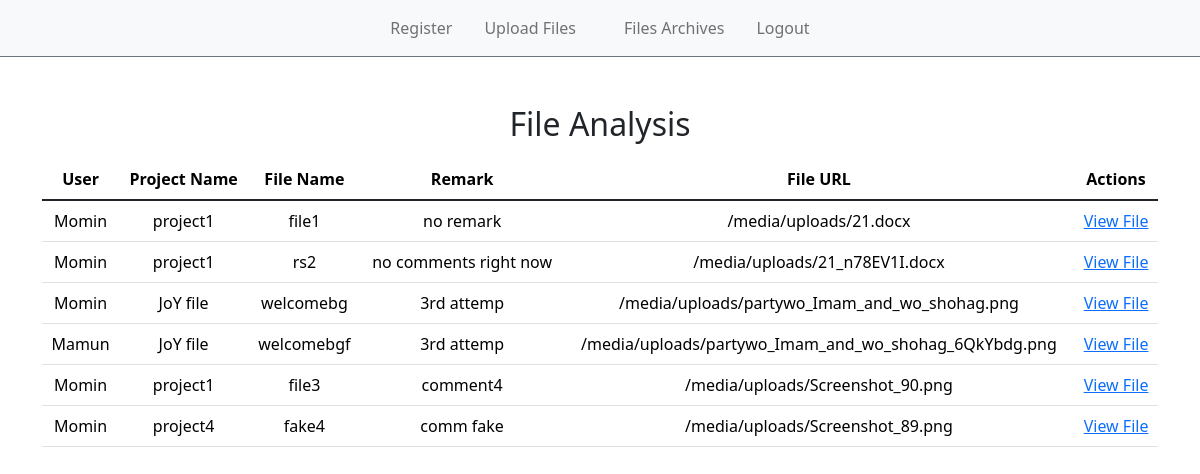
Before: /file_analysis/ (signed in) with the older database file.
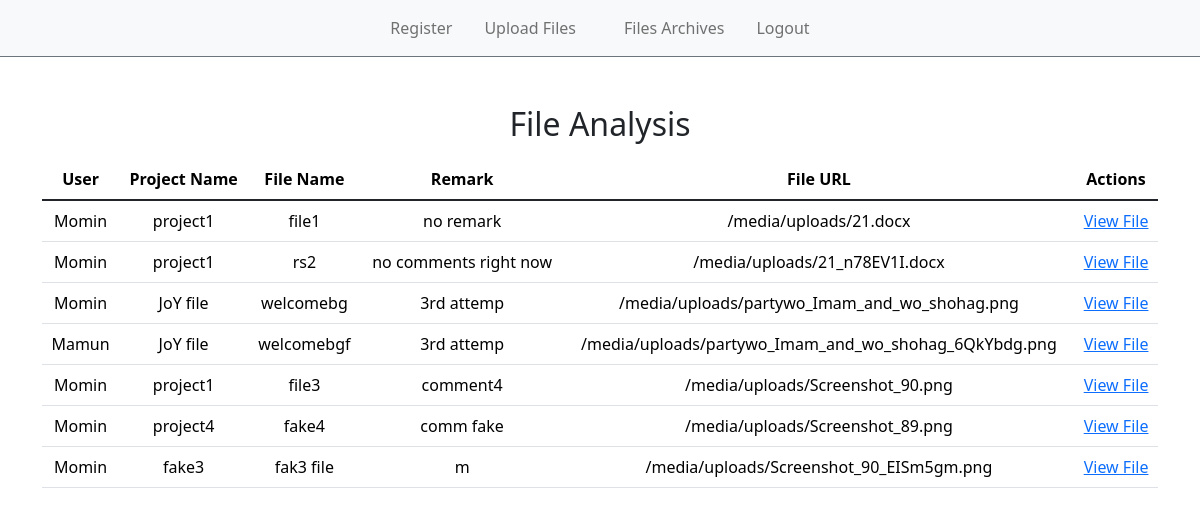
After: the same page with the newer database file.
### myapp/models.py (models this page shows, shortened)
class FileAnalysis(models.Model):
    user = models.ForeignKey(User, on_delete=models.CASCADE)
    projectname = models.CharField(max_length=255)
    filename = models.CharField(max_length=255, unique=True)  # Ensures uniqueness per user
    remark = models.CharField(max_length=255)
    uploadfile = models.FileField(upload_to='uploads/')

### myapp/views.py (the view)
# urls.py: path('file_analysis/', views.file_analysis, name='analysis'),
@login_required
def file_analysis(request):
    data = FileAnalysis.objects.all()
    analyses = FileAnalysis.objects.filter(user=request.user)
    context = {
        'data': data,
        'analyses': analyses
    }
    return render(request, 'analysis.html', context)

### templates/analysis.html
{% extends "base.html" %}
{% block content %}
  <div class="container text-center mt-5">
    <h2 class="my-3">File Analysis</h2>
    <table class="table">
  <thead>
    <tr>
      <th scope="col">User</th>
      <th scope="col">Project Name</th>
      <th scope="col">File Name</th>
      <th scope="col">Remark</th>
      <th scope="col">File URL</th>
      <th scope="col">Actions</th>
    </tr>
  </thead>
  <tbody>
    {% for d in data %}
      <tr>
        <td class="text-left">{{ d.user }}</td>
        <td class="text-left">{{ d.projectname }}</td>
        <td class="text-left">{{ d.filename }}</td>
        <td class="text-left">{{ d.remark }}</td>
        <td class="text-left">{{ d.uploadfile.url }}</td>
        <td class="text-left"><a href="{{ d.uploadfile.url }}" target="_blank">View File</a></td>
      </tr>
    {% endfor %}
  </tbody>
</table>
  </div>
{% endblock %}

Changed rows visible on the page:
added FileAnalysis: user "Momin", projectname "fake3", filename "fak3 file", remark "m", uploadfile "/media/uploads/Screenshot_90_EISm5gm.png"
